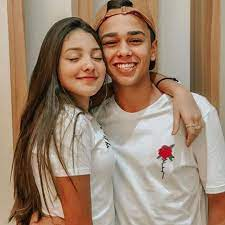
#> input picture projeto/imagem.jpg, 225 x 225 px, given in place of imagem.png, which was not available
$ python gradientesPrewitt.py
#> lines starting #> are read from the running program, lines starting #| are printed output that depends on the picture; pictures that were not available may be replaced by others from this repository, and a replacement may not be noted
import cv2
import numpy as np

# carregando a imagem em escala de cinza
img = cv2.imread('semana10/imagem.png', 0)
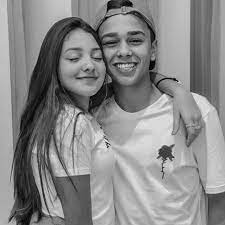
#> img: shape (225, 225); min 0, max 243, mean 136.4

# aplicando o operador de Prewitt
kernelx = np.array([[1, 0, -1], [1, 0, -1], [1, 0, -1]])
kernely = np.array([[1, 1, 1], [0, 0, 0], [-1, -1, -1]])
prewittx_img = cv2.filter2D(img, -1, kernelx)
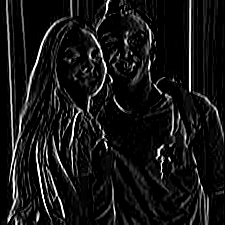
#> prewittx_img: shape (225, 225); min 0, max 255, mean 21.6
prewitty_img = cv2.filter2D(img, -1, kernely)
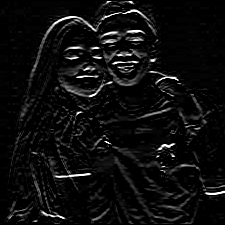
#> prewitty_img: shape (225, 225); min 0, max 255, mean 13.7
prewitt_img = cv2.addWeighted(prewittx_img, 0.5, prewitty_img, 0.5, 0)
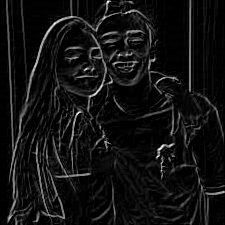
#> prewitt_img: shape (225, 225); min 0, max 255, mean 17.7

# exibindo a imagem original e a imagem resultante
cv2.imshow('Imagem original', img)
cv2.imshow('Operador de Prewitt', prewitt_img)
cv2.imshow('Operador de Prewittx', prewittx_img)
cv2.imshow('Operador de Prewitty', prewitty_img)

cv2.waitKey(0)
cv2.imwrite('semana10/imagem_resultante_prewitt.png', prewitt_img)
cv2.imwrite('semana10/imagem_resultante_prewittx.png', prewittx_img)
cv2.imwrite('semana10/imagem_resultante_prewitty.png', prewitty_img)
cv2.destroyAllWindows()
